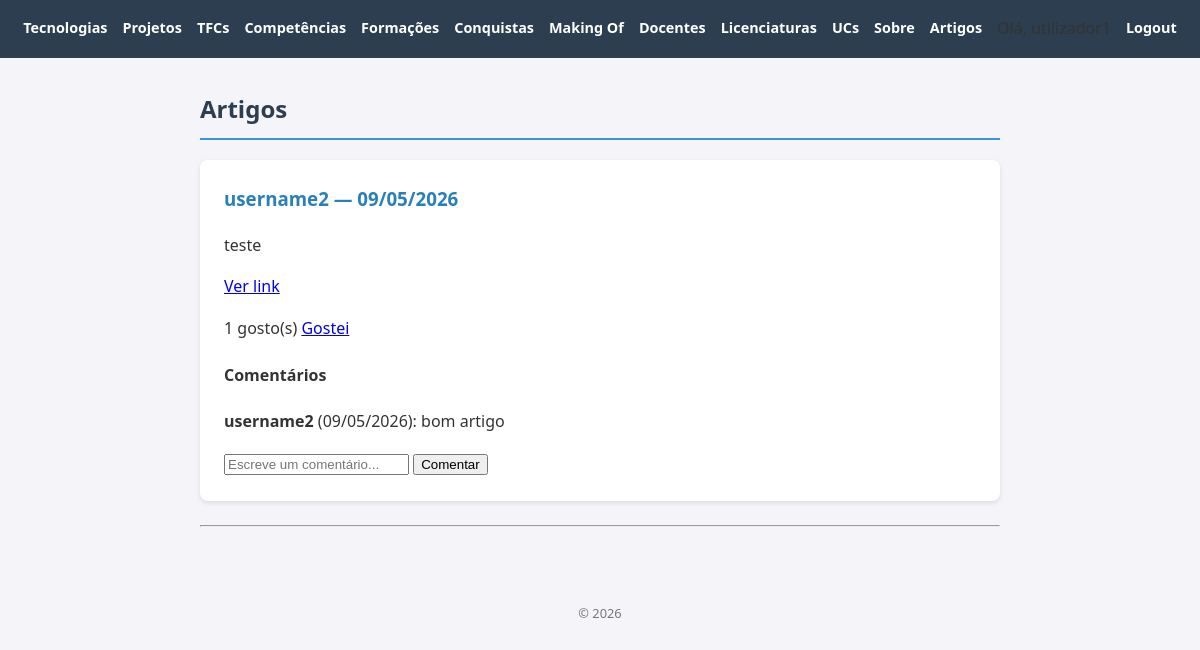
The page /artigos/ (signed in) on the database its author committed.
### artigos/models.py (models this page shows, shortened)
class Artigo(models.Model):
    autor = models.ForeignKey(User, on_delete=models.CASCADE, related_name='artigos')
    texto = models.TextField()
    fotografia = models.ImageField(upload_to='artigos/', blank=True, null=True)
    link = models.URLField(blank=True)
    data_criacao = models.DateTimeField(auto_now_add=True)
    likes = models.ManyToManyField(User, blank=True, related_name='artigos_gostados')

class Comentario(models.Model):
    artigo = models.ForeignKey(Artigo, on_delete=models.CASCADE, related_name='comentarios')
    autor = models.ForeignKey(User, on_delete=models.CASCADE, related_name='comentarios')
    texto = models.TextField()
    data = models.DateTimeField(auto_now_add=True)

### artigos/views.py (the view)
# urls.py: path('', views.artigos_view, name='artigos'),
def artigos_view(request):
    artigos = Artigo.objects.select_related('autor').prefetch_related('comentarios', 'likes').order_by('-data_criacao')
    autor = request.user.is_authenticated and request.user.groups.filter(name='autores').exists()
    return render(request, 'artigos/artigos.html', {'artigos': artigos, 'autor': autor})

### artigos/templates/artigos/artigos.html (shortened to what this page needs)
{% extends "base.html" %}
{% block content %}
<h2>Artigos</h2>
{% for artigo in artigos %}
<article>
    <h3>{{ artigo.autor.username }} — {{ artigo.data_criacao|date:"d/m/Y" }}</h3>
    <p>{{ artigo.texto }}</p>
    {% if artigo.link %}<p><a href="{{ artigo.link }}">Ver link</a></p>{% endif %}
    <p>
        {{ artigo.likes.count }} gosto(s)
        {% if user.is_authenticated %}
            <a href="{% url 'artigo_like' artigo.pk %}">
                {% if user in artigo.likes.all %}Remover gosto{% else %}Gostei{% endif %}
            </a>
        {% endif %}
    </p>
    <h4>Comentários</h4>
    {% for c in artigo.comentarios.all %}
        <p><strong>{{ c.autor.username }}</strong> ({{ c.data|date:"d/m/Y" }}): {{ c.texto }}</p>
    {% empty %}
        <p>Sem comentários.</p>
    {% endfor %}
    {% if user.is_authenticated %}
    <form method="post" action="{% url 'comentario_criar' artigo.pk %}">
        <input type="text" name="texto" placeholder="Escreve um comentário...">
        <button type="submit">Comentar</button>
    </form>
    {% endif %}
</article>
<hr>
{% empty %}
    <p>Sem artigos publicados.</p>
{% endfor %}
{% endblock %}

### portfolio/static/portfolio/styles.css (style rules this page uses)
body { font-family: 'Segoe UI', Tahoma, Geneva, Verdana, sans-serif; line-height: 1.6; margin: 0; padding: 0; background-color: #f4f4f9; color: #333; }
h2 { color: #2c3e50; border-bottom: 2px solid #3498db; padding-bottom: 10px; }
article { background: white; margin-bottom: 1.5rem; padding: 1.5rem; border-radius: 8px; box-shadow: 0 2px 5px rgba(0,0,0,0.1); }
article h3 { margin-top: 0; color: #2980b9; }

### rows shown on the page
Artigo: autor.username "username2", data_criacao "09/05/2026", texto "teste", likes.count "1", shows "Gostei"
Comentario: autor.username "username2", data "09/05/2026", texto "bom artigo"
